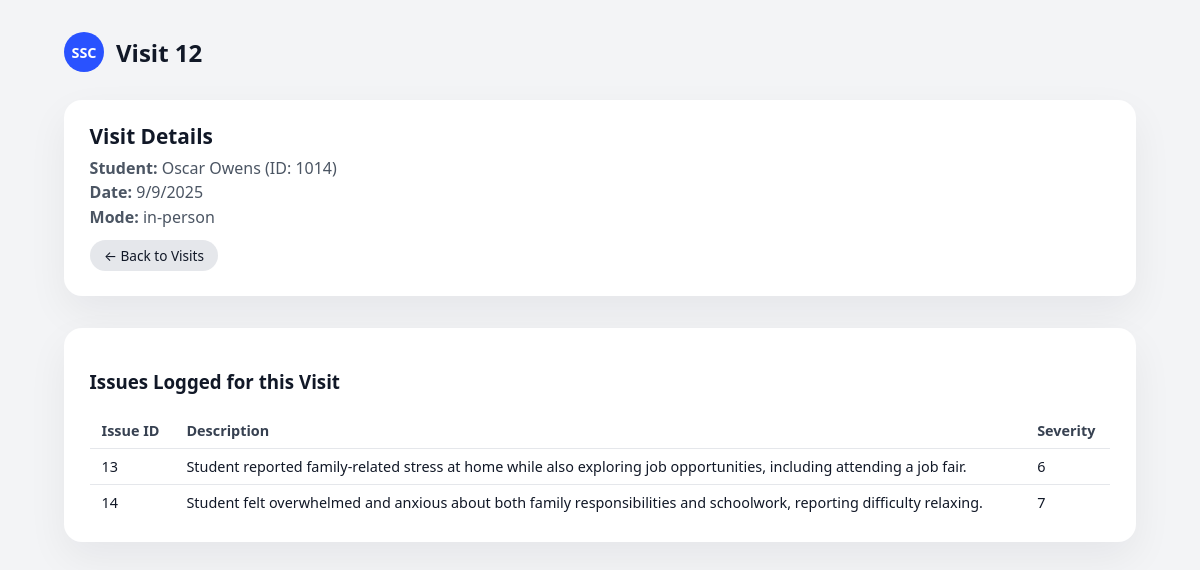
Page /visits/12 on the committed database.
### tables this page shows
CREATE TABLE Visit (
    visit_id INT PRIMARY KEY,
    student_id INT NOT NULL,
    date DATE NOT NULL,
    mode VARCHAR(20) NOT NULL CHECK (mode IN ('in-person', 'virtual')),
    FOREIGN KEY (student_id) REFERENCES Student(student_id)
);

CREATE TABLE Student (
    student_id INT PRIMARY KEY,
    name VARCHAR(100) NOT NULL,
    dob DATE NOT NULL,
    country_of_birth VARCHAR(100) NOT NULL,
    gender CHAR(1) NOT NULL,
    consent BOOLEAN NOT NULL,
    zip_code CHAR(5) NOT NULL
);

CREATE TABLE Issue (
    issue_id INT PRIMARY KEY,
    visit_id INT NOT NULL,
    issue_description TEXT NOT NULL,
    severity INT NOT NULL CHECK (severity BETWEEN 1 AND 10),
    FOREIGN KEY (visit_id) REFERENCES Visit(visit_id)
);

### app.py (the view)
@app.route("/visits/<int:visit_id>")
def visit_detail(visit_id):
    conn = get_db_connection()
    visit = conn.execute(
        """
        SELECT
          v.visit_id,
          v.date,
          v.mode,
          s.student_id,
          s.name AS student_name
        FROM Visit v
        JOIN Student s ON s.student_id = v.student_id
        WHERE v.visit_id = ?
        """,
        (visit_id,)
    ).fetchone()
    if not visit:
        conn.close()
        return "Visit not found", 404
    issues = conn.execute(
        """
        SELECT
          issue_id,
          issue_description,
          severity
        FROM Issue
        WHERE visit_id = ?
        ORDER BY issue_id
        """,
        (visit_id,)
    ).fetchall()
    conn.close()
    return render_template("visit_detail.html", visit=visit, issues=issues)

### app.py (called while the page is built)
def get_db_connection():
    conn = sqlite3.connect(DATABASE)
    conn.row_factory = sqlite3.Row  # access columns by name
    return conn

### templates/visit_detail.html (shortened to what this page needs)
<!DOCTYPE html>
<html lang="en">
<head>
  <link rel="stylesheet" href="{{ url_for('static', filename='style.css') }}">
</head>
<body>
  <div class="page">
    <header class="top-bar">
      <div class="logo-circle">SSC</div>
      <h1>Visit {{ visit.visit_id }}</h1>
    </header>
    <main class="content">
      <div class="card hero">
        <h2>Visit Details</h2>
        <p><strong>Student:</strong> {{ visit.student_name }} (ID: {{ visit.student_id }})</p>
        <p><strong>Date:</strong> {{ visit.date }}</p>
        <p><strong>Mode:</strong> {{ visit.mode }}</p>
        <p style="margin-top: 0.75rem;">
          <a href="{{ url_for('list_visits') }}" class="button-link secondary">
            ← Back to Visits
          </a>
        </p>
      </div>
      <div class="card">
        <h3>Issues Logged for this Visit</h3>
        {% if issues %}
          <table class="table">
            <thead>
              <tr>
                <th>Issue ID</th>
                <th>Description</th>
                <th>Severity</th>
              </tr>
            </thead>
            <tbody>
              {% for i in issues %}
                <tr>
                  <td>{{ i.issue_id }}</td>
                  <td>{{ i.issue_description }}</td>
                  <td>{{ i.severity }}</td>
                </tr>
              {% endfor %}
            </tbody>
          </table>
        {% else %}
          <p>No issues recorded for this visit yet.</p>
        {% endif %}
      </div>
    </main>
  </div>
</body>
</html>

### static/style.css (style rules this page uses)
*, *::before, *::after { box-sizing: border-box; }
body { margin: 0; font-family: system-ui, -apple-system, BlinkMacSystemFont, "SF Pro Text", "Segoe UI", sans-serif; background: #f3f4f6; color: #111827; }
.page { max-width: 1120px; margin: 0 auto; padding: 2rem 1.5rem 3rem; }
.top-bar { display: flex; align-items: center; gap: 0.75rem; margin-bottom: 1.75rem; }
.logo-circle { width: 40px; height: 40px; border-radius: 999px; background: #2952ff; color: #ffffff; display: flex; align-items: center; justify-content: center; font-weight: 600; font-size: 0.9rem; }
.top-bar h1 { font-size: 1.5rem; font-weight: 600; margin: 0; }
.content { display: flex; flex-direction: column; gap: 1.5rem; }
.card { background: #ffffff; border-radius: 18px; padding: 1.4rem 1.6rem; box-shadow: 0 16px 40px rgba(15, 23, 42, 0.06); }
.hero { margin-bottom: 0.5rem; }
.hero h2 { margin: 0 0 0.4rem; font-size: 1.3rem; font-weight: 600; }
.hero p { margin: 0.15rem 0; color: #4b5563; }
.table { width: 100%; border-collapse: collapse; font-size: 0.9rem; }
.table th, .table td { padding: 0.5rem 0.75rem; border-bottom: 1px solid #e5e7eb; text-align: left; }
.table th { font-weight: 600; color: #374151; }
.table tr:last-child td { border-bottom: none; }
.button-link { display: inline-block; padding: 0.4rem 0.9rem; border-radius: 999px; background: #2952ff; color: #ffffff; text-decoration: none; font-size: 0.85rem; }
.button-link.secondary { background: #e5e7eb; color: #111827; }

### rows in the picture
Visit: visit_id "12", date "9/9/2025", mode "in-person"
Student: student_name "Oscar Owens", student_id "1014"
Issue: issue_id "13", issue_description "Student reported family-related stress at home while also exploring job opportunities, including attending a job fair.", severity "6"
Issue: issue_id "14", issue_description "Student felt overwhelmed and anxious about both family responsibilities and schoolwork, reporting difficulty relaxing.", severity "7"
